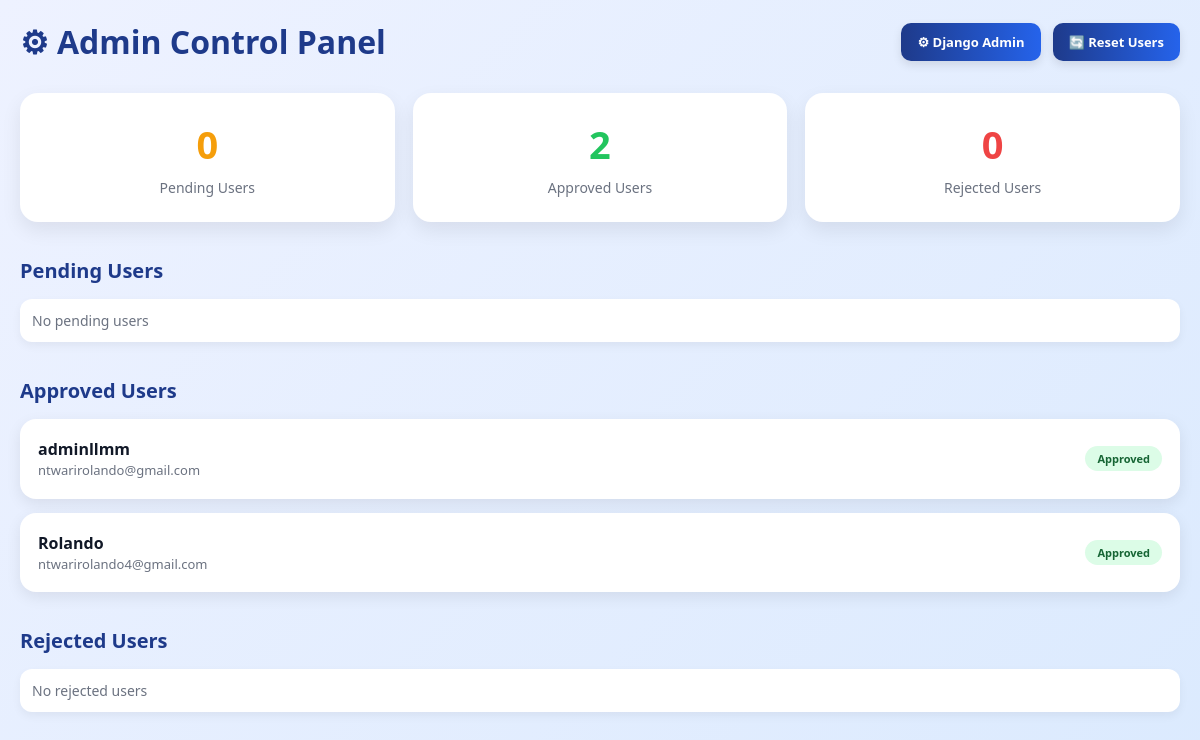
The app's page /admin-dashboard/ (signed in), older data.
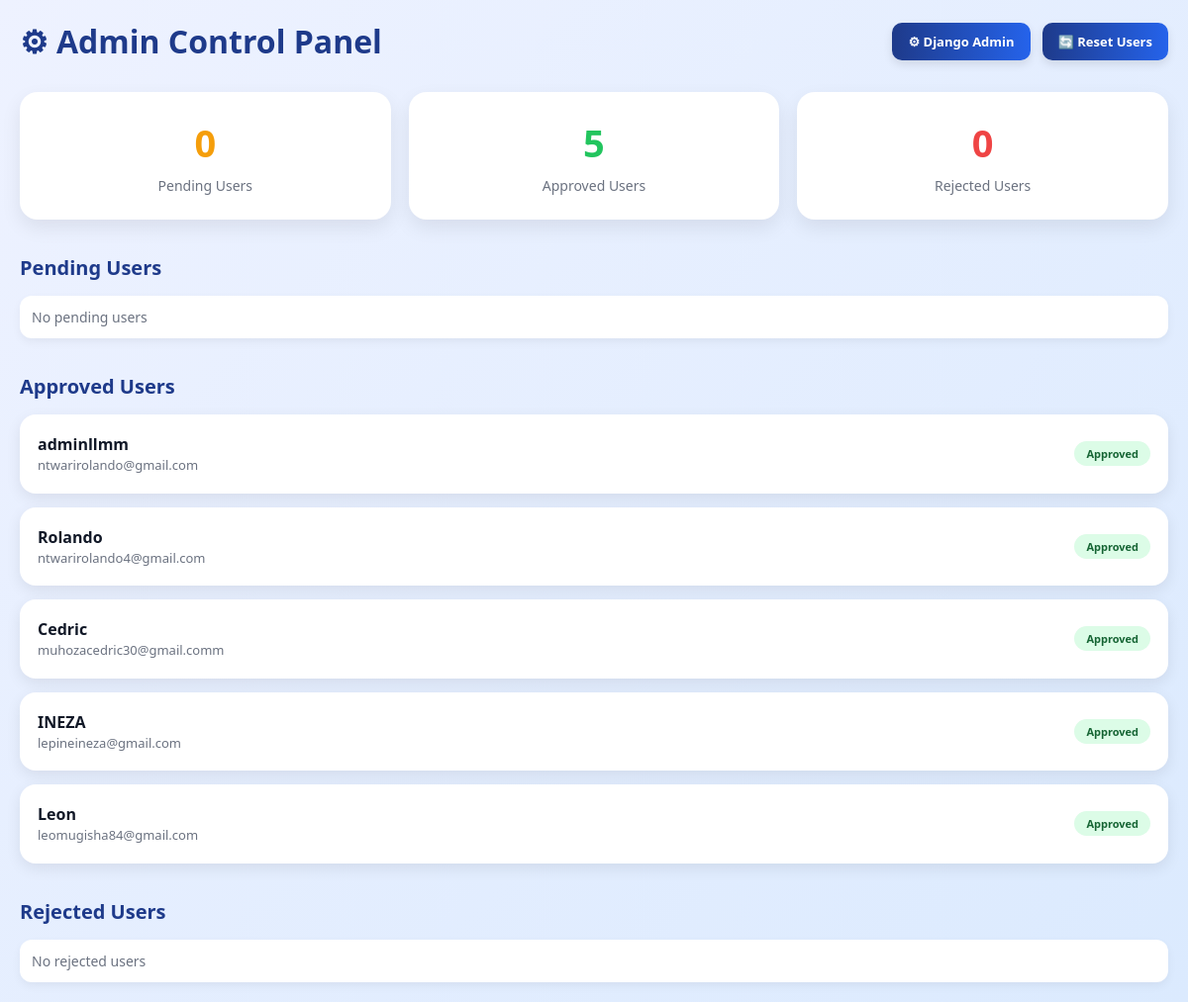
The same page, newer data.
### library/models.py (models this page shows, shortened)
class CustomUser(AbstractUser):
    email = models.EmailField(unique=True)
    is_verified = models.BooleanField(default=False)
    STATUS_CHOICES = [
        ("pending", "Pending"),
        ("approved", "Approved"),
        ("rejected", "Rejected"),
    ]
    status = models.CharField(
        max_length=10,
        choices=STATUS_CHOICES,
        default="pending"
    )
    otp_code = models.CharField(max_length=6, blank=True, null=True)
    otp_created_at = models.DateTimeField(blank=True, null=True)
    REQUIRED_FIELDS = ["email"]

### library/views.py (the view)
# urls.py: path("admin-dashboard/", views.admin_dashboard, name="admin_dashboard"),
@staff_member_required
@staff_member_required
def admin_dashboard(request):
    users = User.objects.all()
    books = Book.objects.all()
    pending = []
    approved = []
    rejected = []
    for u in users:
        status = getattr(u, "status", None)
        if status == "approved":
            approved.append(u)
        elif status == "rejected":
            rejected.append(u)
        else:
            pending.append(u)
    return render(request, "library/admin_dashboard.html", {
        "users": users,
        "books": books,
        "pending_users": pending,
        "approved_users": approved,
        "rejected_users": rejected,
        "total_users": users.count(),
        "total_books": books.count(),
        "staff_users": users.filter(is_staff=True).count(),
    })

### library/templates/library/admin_dashboard.html (shortened to what this page needs)
{% load static %}
<!DOCTYPE html>
<html lang="en">
<head>
</head>
<body>
<div class="container">
    <div class="header">
        <h1>⚙ Admin Control Panel</h1>
        <div class="actions">
            <a class="action-btn" href="/admin/">
                ⚙ Django Admin
            </a>
            <a class="action-btn"
               href="{% url 'reset_users' %}"
               onclick="return confirm('This will reset user statuses. Continue?')">
               🔄 Reset Users
            </a>
        </div>
    </div>
    <div class="stats">
        <div class="stat-card">
            <h2 class="pending">
                {{ pending_users|length }}
            </h2>
            <p>Pending Users</p>
        </div>
        <div class="stat-card">
            <h2 class="approved">
                {{ approved_users|length }}
            </h2>
            <p>Approved Users</p>
        </div>
        <div class="stat-card">
            <h2 class="rejected">
                {{ rejected_users|length }}
            </h2>
            <p>Rejected Users</p>
        </div>
    </div>
    <div class="section">
        <div class="section-title">
            Pending Users
        </div>
        {% for user in pending_users %}
        <div class="card">
            <div class="info">
                <strong>{{ user.username }}</strong>
                <div class="email">
                    {{ user.email }}
                </div>
            </div>
            <div>
                <a class="btn approve"
                   href="{% url 'approve_user' user.id %}">
                   Approve
                </a>
                <a class="btn reject"
                   href="{% url 'reject_user' user.id %}">
                   Reject
                </a>
            </div>
        </div>
        {% empty %}
        <div class="empty">
            No pending users
        </div>
        {% endfor %}
    </div>
    <div class="section">
        <div class="section-title">
            Approved Users
        </div>
        {% for user in approved_users %}
        <div class="card">
            <div class="info">
                <strong>{{ user.username }}</strong>
                <div class="email">
                    {{ user.email }}
                </div>
            </div>
            <div>
                <span class="badge b-approved">
                    Approved
                </span>
            </div>
        </div>
        {% empty %}
        <div class="empty">
            No approved users
        </div>
        {% endfor %}
    </div>
    <div class="section">
        <div class="section-title">
            Rejected Users
        </div>
        {% for user in rejected_users %}
        <div class="card">
            <div class="info">
                <strong>{{ user.username }}</strong>
                <div class="email">
                    {{ user.email }}
                </div>
            </div>
            <div>
                <span class="badge b-rejected">
                    Rejected
                </span>
            </div>
        </div>
        {% empty %}
        <div class="empty">
            No rejected users
        </div>
        {% endfor %}
    </div>
</div>
</body>
</html>

### library/templates/library/admin_dashboard.html (style rules this page uses)
* { margin:0; padding:0; box-sizing:border-box; }
body { font-family:system-ui,sans-serif; background:linear-gradient(135deg,#eef2ff,#dbeafe); min-height:100vh; color:#111827; }
.container { max-width:1200px; margin:auto; padding:20px; }
.header { display:flex; justify-content:space-between; align-items:center; flex-wrap:wrap; gap:15px; margin-bottom:30px; }
h1 { color:#1e3a8a; font-size:32px; font-weight:800; }
.actions { display:flex; gap:12px; flex-wrap:wrap; }
.action-btn { background:linear-gradient(90deg,#1e3a8a,#2563eb); color:white; padding:10px 16px; border-radius:10px; text-decoration:none; font-size:13px; font-weight:bold; transition:0.3s; box-shadow:0 4px 10px rgba(0,0,0,0.1); }
.stats { display:grid; grid-template-columns:repeat(auto-fit,minmax(220px,1fr)); gap:18px; margin-bottom:35px; }
.stat-card { background:white; padding:25px 20px; border-radius:18px; box-shadow:0 8px 20px rgba(0,0,0,0.08); text-align:center; transition:0.3s; }
.stat-card h2 { margin:0; font-size:38px; font-weight:800; }
.stat-card p { margin-top:8px; font-size:14px; color:#6b7280; }
.pending { color:#f59e0b; }
.approved { color:#22c55e; }
.rejected { color:#ef4444; }
.section { margin-top:35px; }
.section-title { font-size:20px; margin-bottom:15px; color:#1e3a8a; font-weight:800; }
.card { background:white; padding:18px; margin-bottom:14px; border-radius:16px; box-shadow:0 5px 15px rgba(0,0,0,0.08); display:flex; justify-content:space-between; align-items:center; flex-wrap:wrap; gap:15px; transition:0.3s; }
.info { line-height:1.5; }
.info strong { font-size:16px; color:#111827; }
.email { font-size:13px; color:#6b7280; word-break:break-word; }
.badge { padding:5px 12px; border-radius:20px; font-size:11px; font-weight:bold; display:inline-block; }
.b-approved { background:#dcfce7; color:#166534; }
.empty { font-size:14px; color:#6b7280; padding:12px; background:white; border-radius:12px; box-shadow:0 4px 10px rgba(0,0,0,0.05); }

Row changes from the older to the newer data that the page shows:
added CustomUser: username "Cedric", email "muhozacedric30@gmail.comm"
added CustomUser: username "INEZA", email "lepineineza@gmail.com"
added CustomUser: username "Leon", email "leomugisha84@gmail.com"
Text that changed along with them:
{{ approved_users|length }}: "2" → "5"
